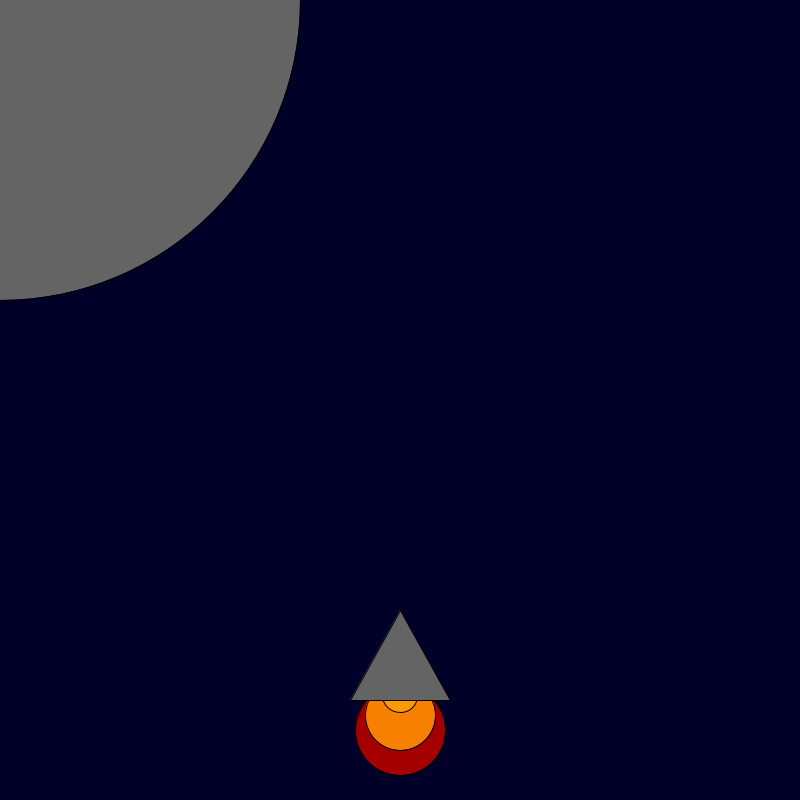
Frame 1 (no input)
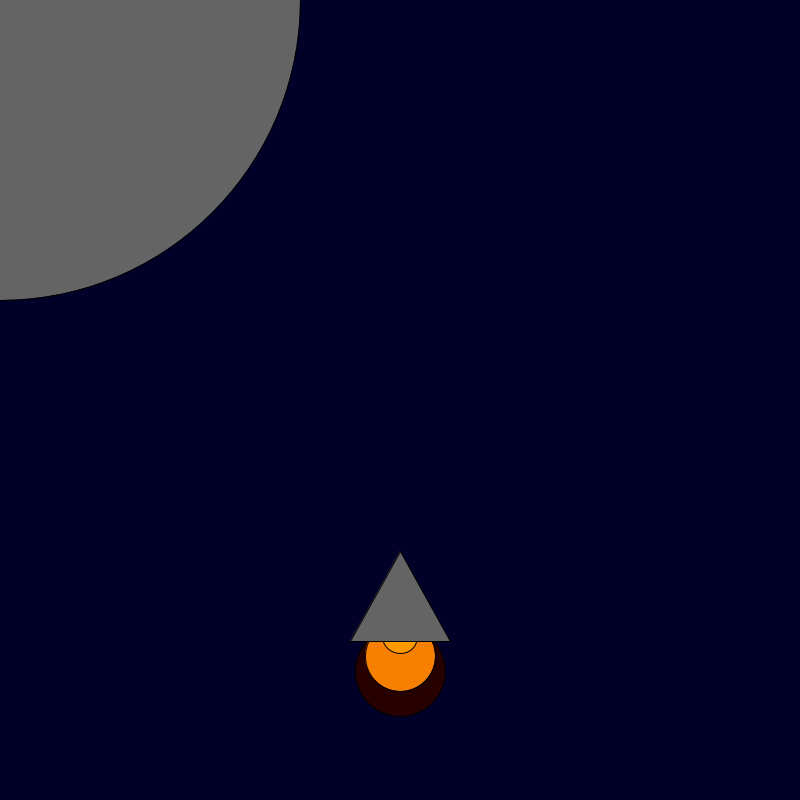
Frame 60 (the mouse pressed at the canvas centre just before this capture)
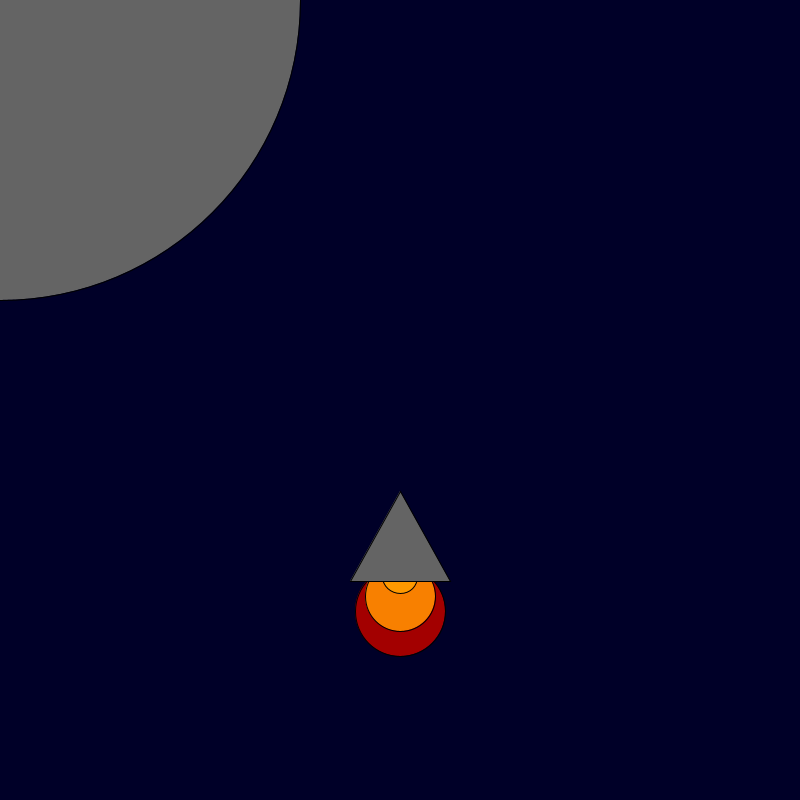
Frame 120 (the mouse held since frame 60 and released just before this capture)

The Processing sketch that drew these frames (run headless with seeded random() and noise(); from frame 60 on, the mouse is pressed at the canvas centre):

// Processing sketch: Spacerocket
// ── Spacerocket.pde
/* 1. Change the code below to make the rocket ship take off. */
/* 2. Add a moon and stars to the sky. */

int x = 400;
int y = 600;

void setup() {
  size(800, 800);
}

void draw() {
  background(0, 0, 40);
  fill(random(255), 0, 0);
  ellipse(x, y + 130, 90, 90);
  fill(248, 128, 0);
  ellipse(x, y + 115, 70, 70);
  fill(255, 153, 0);
  ellipse(x, y + 95, 35, 35);
  fill(100, 100, 100);
  triangle(x, y + 10, x + 50, y + 100, x - 50, y + 100);
  y -= 1;
  ellipse(0,0,600,600);
}
